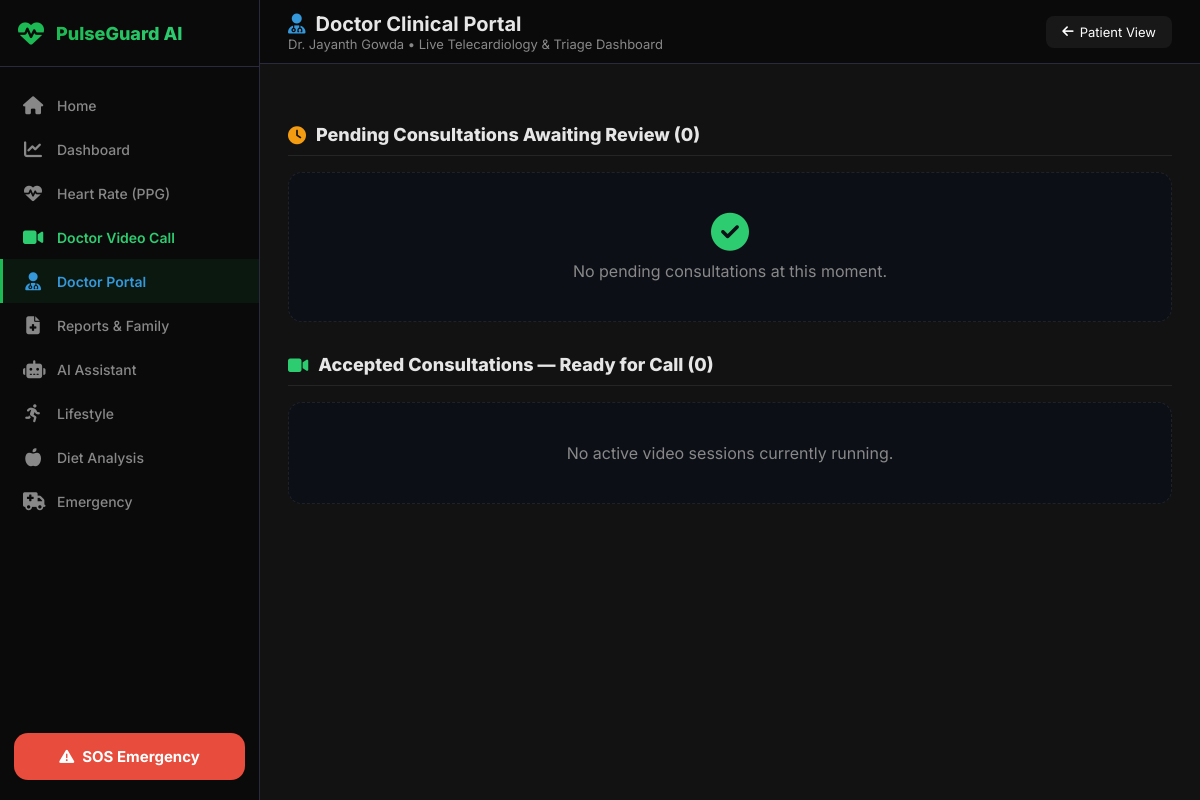
/doctor, run on an earlier commit of the app's database.
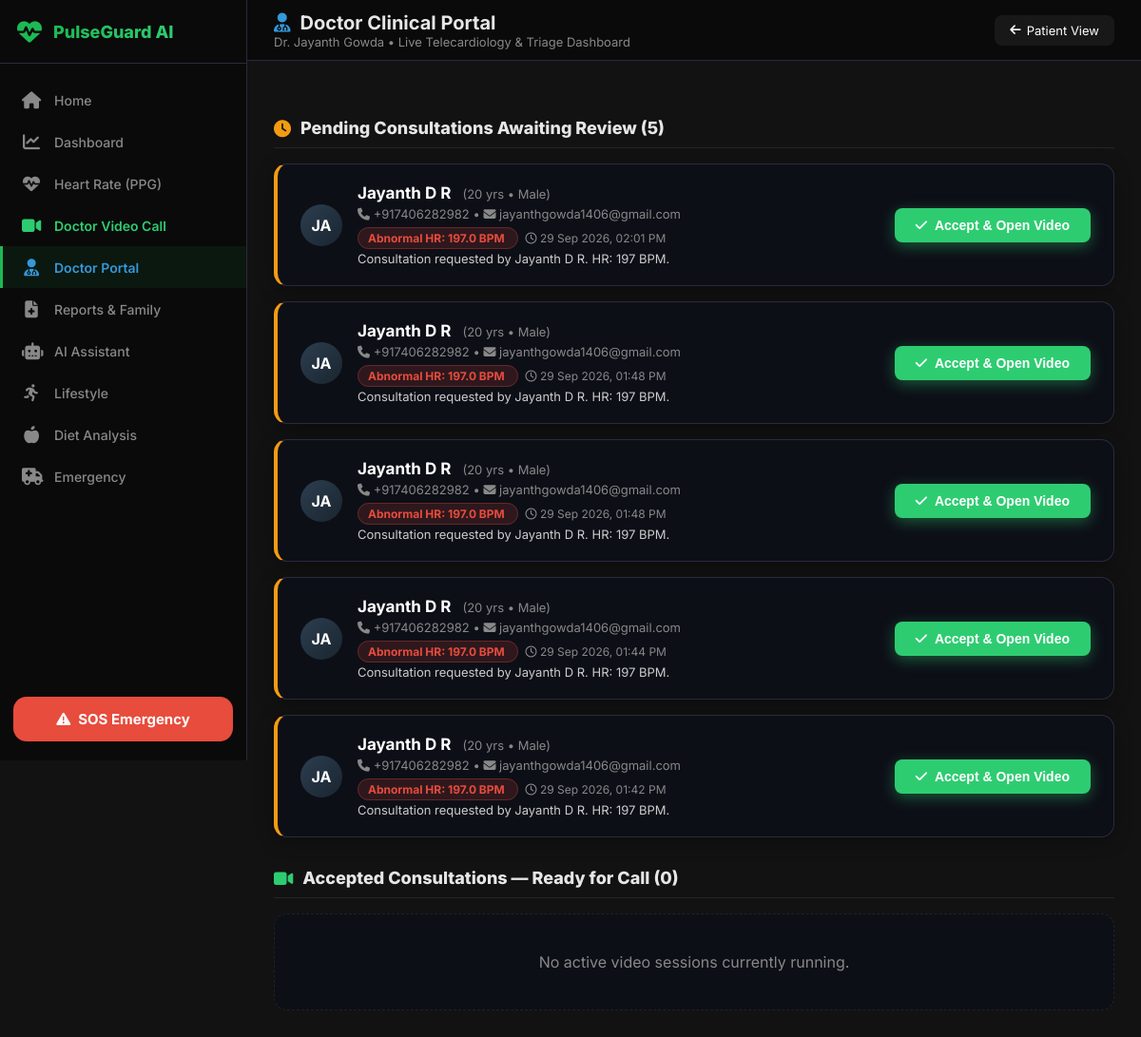
And on a later commit of the database.
### app.py (models this page shows)
class DoctorAppointment(db.Model):
    id = db.Column(db.Integer, primary_key=True)
    user_id = db.Column(db.Integer, db.ForeignKey('user.id'), nullable=False)
    created_at = db.Column(db.DateTime, default=datetime.datetime.utcnow)
    trigger_bpm = db.Column(db.Float)
    status = db.Column(db.String(20), default='pending')  # pending, accepted, completed, cancelled
    doctor_name = db.Column(db.String(100), default='Dr. Ramesh Kumar')
    room_id = db.Column(db.String(50))
    notes = db.Column(db.Text)
    patient = db.relationship('User', backref='appointments')

class User(db.Model, UserMixin):
    id = db.Column(db.Integer, primary_key=True)
    full_name = db.Column(db.String(100), nullable=False)
    phone = db.Column(db.String(20), nullable=False, unique=True)
    email = db.Column(db.String(120), nullable=False, unique=True)
    password = db.Column(db.String(60), nullable=False)
    age = db.Column(db.Integer)
    gender = db.Column(db.String(20))
    health_info = db.Column(db.Text)
    baseline_hr = db.Column(db.Float, default=70.0)
    relative_name = db.Column(db.String(100))
    relative_phone = db.Column(db.String(20))
    relative_email = db.Column(db.String(120))
    relative_relation = db.Column(db.String(50))
    measurements = db.relationship('HealthMeasurement', backref='user', lazy=True)
    reports = db.relationship('Report', backref='user', lazy=True)
    symptoms = db.relationship('SymptomLog', backref='user', lazy=True)

### app.py (the view)
@app.route('/doctor')
def doctor_dashboard():
    pending = DoctorAppointment.query.filter_by(status='pending').order_by(DoctorAppointment.created_at.desc()).all()
    accepted = DoctorAppointment.query.filter_by(status='accepted').order_by(DoctorAppointment.created_at.desc()).all()
    return render_template('doctor_dashboard.html', pending=pending, accepted=accepted)

### templates/doctor_dashboard.html (shortened to what the changed rows need)
<!DOCTYPE html>
<html lang="en" data-theme="dark">
<head>
  <link rel="stylesheet" href="https://cdnjs.cloudflare.com/ajax/libs/font-awesome/6.4.0/css/all.min.css" />
  <link rel="stylesheet" href="/static/pulseguard.css" />
</head>
<body>
  <main class="pg-main">
    <header class="pg-header">
      <div>
        <h1 style="display:flex; align-items:center; gap:10px;">
          <i class="fas fa-user-md" style="color:#3498db;"></i> Doctor Clinical Portal
        </h1>
      </div>
    </header>
    <div class="pg-content">
      <div class="section-label">
        <i class="fas fa-clock" style="color: #f39c12;"></i> Pending Consultations Awaiting Review ({{ pending | length }})
      </div>
      {% if pending %}
        {% for a in pending %}
        <div class="doc-card" style="border-left: 4px solid #f39c12;">
          <div style="display: flex; justify-content: space-between; align-items: center; flex-wrap: wrap; gap: 16px;">
            <div style="display:flex; align-items:center; gap:16px;">
              <div class="patient-avatar">
                {{ a.patient.full_name[:2].upper() }}
              </div>
              <div>
                <div style="font-weight: 700; font-size: 17px; color:#fff;">
                  {{ a.patient.full_name }}
                  <span style="font-size: 13px; font-weight: normal; color: var(--muted); margin-left: 8px;">
                    ({{ a.patient.age }} yrs &bull; {{ a.patient.gender }})
                  </span>
                </div>
                <div style="font-size: 13px; color: var(--muted); margin-top: 4px;">
                  <i class="fas fa-phone"></i> {{ a.patient.phone }} &bull; <i class="fas fa-envelope"></i> {{ a.patient.email }}
                </div>
                <div style="font-size: 14px; margin-top: 8px;">
                  <span style="background: rgba(231,76,60,0.15); color: #e74c3c; border: 1px solid rgba(231,76,60,0.3); padding: 3px 10px; border-radius: 12px; font-weight: 700; font-size: 12px;">
                    Abnormal HR: {{ a.trigger_bpm | round }} BPM
                  </span>
                  <span style="font-size: 12px; color: var(--muted); margin-left: 8px;">
                    <i class="far fa-clock"></i> {{ a.created_at.strftime('%d %b %Y, %I:%M %p') }}
                  </span>
                </div>
                <div style="font-size: 13px; color: #ccc; margin-top: 6px;">{{ a.notes }}</div>
              </div>
            </div>
            <div>
              <button class="accept-btn" onclick="acceptAppt({{ a.id }})">
                <i class="fas fa-check"></i> Accept & Open Video
              </button>
            </div>
          </div>
        </div>
        {% endfor %}
      {% else %}
        <div style="text-align: center; padding: 40px; color: var(--muted); background: var(--card-bg, #0d0f17); border-radius: 14px; border: 1px dashed rgba(255,255,255,0.08);">
          <i class="fas fa-check-circle" style="font-size: 38px; color: #2ecc71; margin-bottom: 10px; display: block;"></i>
          No pending consultations at this moment.
        </div>
      {% endif %}
      <div class="section-label">
        <i class="fas fa-video" style="color: #2ecc71;"></i> Accepted Consultations — Ready for Call ({{ accepted | length }})
      </div>
      {% if accepted %}
        {% for a in accepted %}
        <div class="doc-card" style="border-left: 4px solid #2ecc71;">
          <div style="display: flex; justify-content: space-between; align-items: center; flex-wrap: wrap; gap: 16px;">
            <div style="display:flex; align-items:center; gap:16px;">
              <div class="patient-avatar" style="background:linear-gradient(135deg, #1b4d3e, #0e2a22);">
                {{ a.patient.full_name[:2].upper() }}
              </div>
              <div>
                <div style="font-weight: 700; font-size: 17px; color:#fff;">
                  {{ a.patient.full_name }}
                  <span style="background:rgba(46,204,113,0.15); color:#2ecc71; font-size:11px; font-weight:800; padding:2px 8px; border-radius:10px; margin-left:8px;">ACTIVE</span>
                </div>
                <div style="font-size: 13px; color: var(--muted); margin-top: 4px;">
                  Heart Rate: <strong style="color: #e74c3c;">{{ a.trigger_bpm | round }} BPM</strong> &bull; Accepted on {{ a.created_at.strftime('%I:%M %p') }}
                </div>
              </div>
            </div>
            <div>
              <a href="/videochat/{{ a.room_id }}?role=doctor" class="join-btn">
                <i class="fas fa-video"></i> Join Live Video Call
              </a>
            </div>
          </div>
        </div>
        {% endfor %}
      {% else %}
        <div style="text-align: center; padding: 40px; color: var(--muted); background: var(--card-bg, #0d0f17); border-radius: 14px; border: 1px dashed rgba(255,255,255,0.08);">
          No active video sessions currently running.
        </div>
      {% endif %}
    </div>
  </main>
</body>
</html>

What changed in the data, as far as the page shows it:
added DoctorAppointment: patient "JA", patient.full_name "Jayanth D R", patient.age "20", patient.gender "Male", patient.phone "+917406282982", patient.email "jayanthgowda1406@gmail.com", trigger_bpm "197.0", created_at "29 Sep 2026, 02:01 PM", notes "Consultation requested by Jayanth D R. HR: 197 BPM."
added DoctorAppointment: patient "JA", patient.full_name "Jayanth D R", patient.age "20", patient.gender "Male", patient.phone "+917406282982", patient.email "jayanthgowda1406@gmail.com", trigger_bpm "197.0", created_at "29 Sep 2026, 01:48 PM", notes "Consultation requested by Jayanth D R. HR: 197 BPM."
added DoctorAppointment: patient "JA", patient.full_name "Jayanth D R", patient.age "20", patient.gender "Male", patient.phone "+917406282982", patient.email "jayanthgowda1406@gmail.com", trigger_bpm "197.0", created_at "29 Sep 2026, 01:48 PM", notes "Consultation requested by Jayanth D R. HR: 197 BPM."
added DoctorAppointment: patient "JA", patient.full_name "Jayanth D R", patient.age "20", patient.gender "Male", patient.phone "+917406282982", patient.email "jayanthgowda1406@gmail.com", trigger_bpm "197.0", created_at "29 Sep 2026, 01:44 PM", notes "Consultation requested by Jayanth D R. HR: 197 BPM."
added DoctorAppointment: patient "JA", patient.full_name "Jayanth D R", patient.age "20", patient.gender "Male", patient.phone "+917406282982", patient.email "jayanthgowda1406@gmail.com", trigger_bpm "197.0", created_at "29 Sep 2026, 01:42 PM", notes "Consultation requested by Jayanth D R. HR: 197 BPM."
Also different on the page:
{{ pending | length }}: "0" → "5"
text no longer shown: "No pending consultations at this moment."
